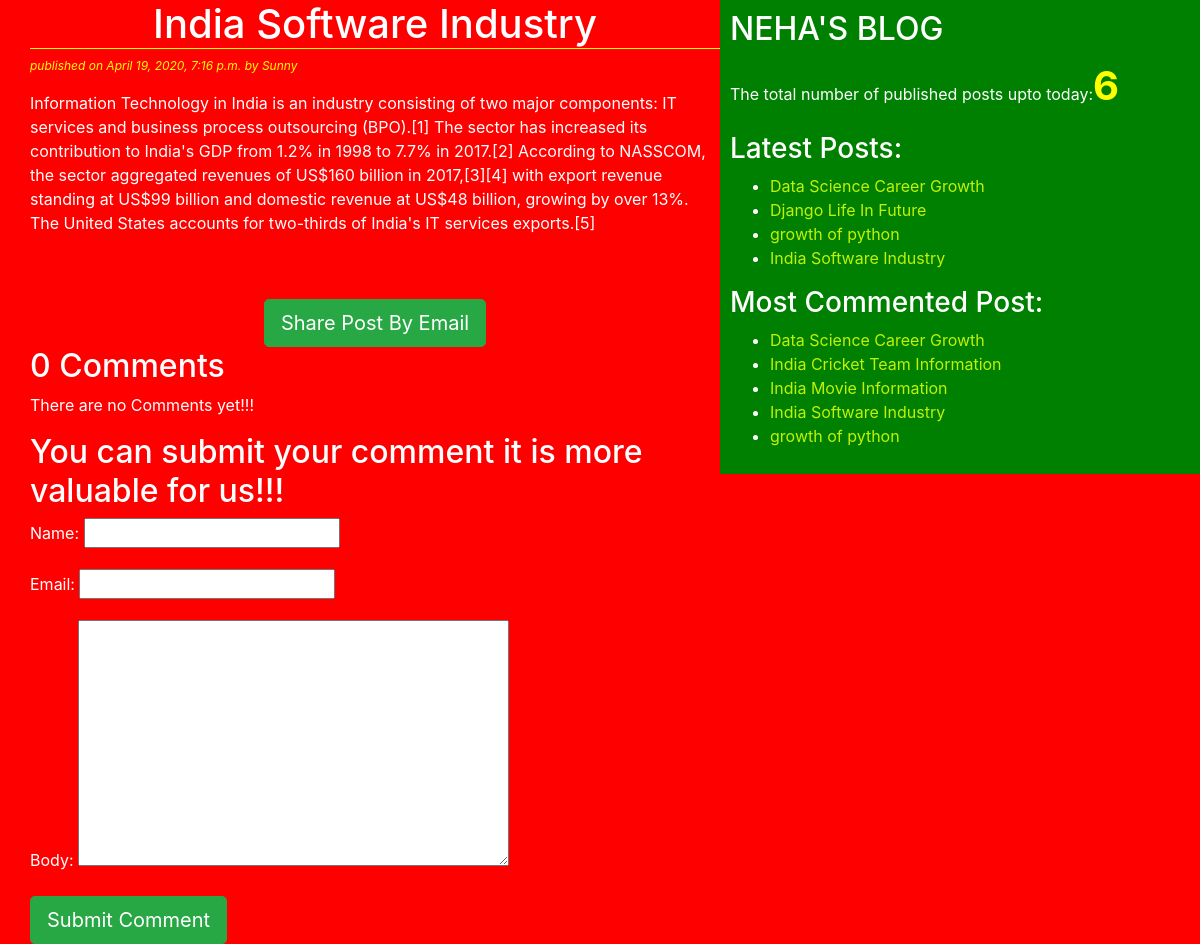
The page /2020/4/19/india-software-industry/ on the database its author committed.
### blog/models.py (models this page shows, shortened)
class Post(models.Model):
    STATUS_CHOICES=(('draft', 'Draft'),('published', 'Published'))
    title=models.CharField(max_length=256)
    slug=models.SlugField(max_length=264, unique_for_date='publish')
    author=models.ForeignKey(User, related_name='blog_posts', on_delete=models.CASCADE)
    body=models.TextField()
    publish=models.DateTimeField(default=timezone.now)
    created=models.DateTimeField(auto_now_add=True)
    updated=models.DateTimeField(auto_now=True)
    status=models.CharField(max_length=10, choices=STATUS_CHOICES, default='draft')
    objects=CustomManager()
    tags=TaggableManager()
    class Meta:
        ordering = ('-publish',)
    def get_absolute_url(self):
        return reverse('post_detail', args=[self.publish.year, self.publish.month,
        self.publish.day, self.slug])

### blog/views.py (the view)
# urls.py: path('<int:year>/<int:month>/<int:day>/<slug:post>/', views.post_detail_view, name='post_detail'),
def post_detail_view(request,year,month,day,post):
    post = get_object_or_404(Post, slug=post, status='published', publish__year=year, publish__month=month, publish__day=day)
    comments = post.comments.filter(active=True)
    csubmit = False
    if request.method=='POST':
        form=CommentForm(data=request.POST)
        if form.is_valid():
            new_comment=form.save(commit=False)
            new_comment.post=post
            new_comment.save()
            csubmit=True
    else:
        form=CommentForm()
    return render(request,'blog/post_detail.html', {'post':post, 'form':form, 'comments':comments, 'csubmit': csubmit})

### blog/forms.py
class CommentForm(forms.ModelForm):
    class Meta:
        model = Comment
        fields = ('name', 'email', 'body')

### blog/models.py (called while the page is built)
    def get_queryset(self):
        return super().get_queryset().filter(status='published')

### blog/templatetags/blog_tags.py (called while the page is built)
@register.simple_tag(name='my_tag')
def total_posts():
    return Post.objects.count()

@register.inclusion_tag('blog/latest_posts123.html')
def show_latest_posts(count=3):
    latest_posts = Post.objects.order_by('-publish')[:count]
    return {'latest_posts': latest_posts}

@register.simple_tag
def get_most_commented_posts(count=5):
    return Post.objects.annotate(total_comments=Count('comments')).order_by('-total_comments')[:count]

### templates/blog/post_detail.html (shortened to what this page needs)
{% extends "blog/base.html" %}
  {% block content %}
       <h1>{{post.title}}</h1>
       <p id="date">published on {{post.publish}} by {{post.author|title}}</p>
       {{post.body|linebreaks}}<br><br>
       <div class="container" align="center">
       <a href="/{{post.id}}/share" class="btn btn-success btn-lg">Share Post By Email</a>
      </div>
    {% with comments.count as comments_count %}
    <h2>{{comments_count}} Comment{{comments_count|pluralize}}</h2>
   {% endwith %}
   {% if comments %}
     {% for comment in comments %}
       <p id="ch">comment {{forloop.counter}} by {{comment.name}} on {{comment.created}}</p>
       <div class="cb">{{comment.body|linebreaks}}</div>
     {% endfor %}
     <hr>
     {% else %}
       <p>There are no Comments yet!!!</p>
   {% endif %}
   {% if csubmit %}
      <h2>Your Comments Added Successfully!!!</h2>
   {% else %}
      <h2>You can submit your comment it is more valuable for us!!!</h2>
      <form method="POST">
          {{form.as_p}}
          <input type="submit" class="btn btn-success btn-lg" value="Submit Comment">
      </form>
   {%endif%}
  {% endblock %}

### templates/blog/base.html (shortened to what this page needs)
<!DOCTYPE html>
{% load blog_tags %}
{% load static %}
<html lang="en">
<head>
    <link rel="stylesheet" href="https://stackpath.bootstrapcdn.com/bootstrap/4.4.1/css/bootstrap.min.css"
>
    <link rel="stylesheet" href="{% static 'css/blog.css' %}">
</head>
<body>
 <div class="content">
     {% block content %}{% endblock %}
 </div>
 <div class="sidebar">
     <h2>NEHA'S BLOG</h2>
     <p>The total number of published posts upto today:<span id='pcount'>{% my_tag %}</span></p>
     <h3>Latest Posts:</h3>{% show_latest_posts 4 %}
     <h3>Most Commented Post:</h3>
     {% get_most_commented_posts as most_commented_posts %}
     <ul>
         {% for post in most_commented_posts %}
         <li><a id="title" href="{{post.get_absolute_url}}">{{post.title}}</a></li>
         {% endfor %}
     </ul>
 </div>
</body>
</html>

### templates/blog/latest_posts123.html
<ul>
    {% for post in latest_posts %}
    <li><a id="title" href="{{post.get_absolute_url}}">{{post.title}}</a></li>
    {% endfor %}
</ul>

### static/css/blog.css (style rules this page uses)
.content { width: 60%; float: left; padding: 0 0 0 30px; background: red; height: 100%; }
.sidebar { width: 40%; float: right; padding: 10px; background: green; height: 100%; }
h1 { text-align: center; border-bottom: 1px solid yellow; paddding: 0 0 10px 0; }
body { background:red; color:white; }
#date { color:yellow; font-size: 12px; font-style: italic; }
a { color:#bff207; }
#pcount { font-size: 40px; color: yellow; font-weight: bold; }

### rows shown on the page
Post: title "India Software Industry", publish "April 19, 2020, 7:16 p.m.", author "Sunny", body "Information Technology in India is an industry consisting of two major components: IT services and business process outsourcing (BPO).[1] The sector has increased its contribution to India's GDP from 1.2% in 1998 to 7.7% in 2017.[2] According to NASSCOM, the sector aggregated revenues of US$160 billion in 2017,[3][4] with export revenue standing at US$99 billion and domestic revenue at US$48 billion, growing by over 13%. The United States accounts for two-thirds of India's IT services exports.[5]"
Post: title "Data Science Career Growth"
Post: title "Django Life In Future"
Post: title "growth of python"
Post: title "India Cricket Team Information"
Post: title "India Movie Information"

### other values the page prints
{{ comments_count }} "0"
